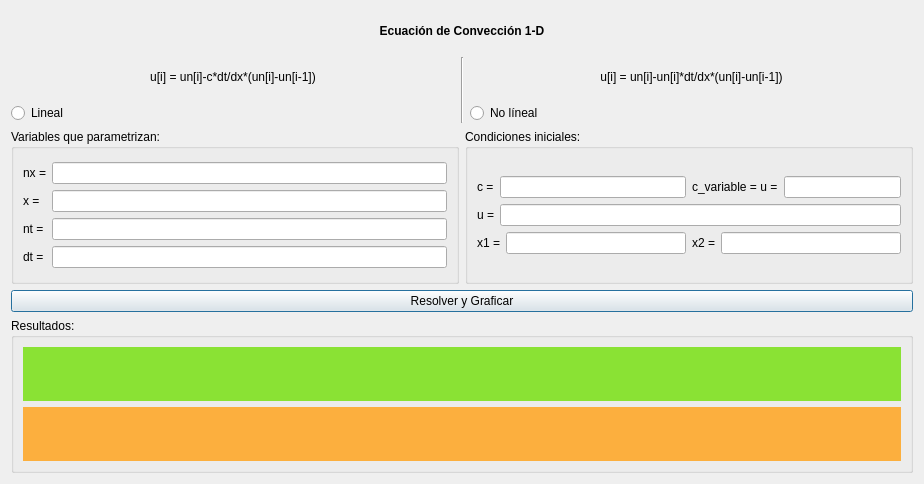
<?xml version="1.0" encoding="UTF-8"?>
<ui version="4.0">
 <class>Dialog</class>
 <widget class="QDialog" name="Dialog">
  <property name="geometry">
   <rect>
    <x>0</x>
    <y>0</y>
    <width>924</width>
    <height>484</height>
   </rect>
  </property>
  <property name="windowTitle">
   <string>Solver 1-D Convection Equation </string>
  </property>
  <layout class="QGridLayout" name="gridLayout_4">
   <item row="0" column="0">
    <layout class="QVBoxLayout" name="verticalLayout_7">
     <item>
      <widget class="QLabel" name="label">
       <property name="maximumSize">
        <size>
         <width>16777215</width>
         <height>40</height>
        </size>
       </property>
       <property name="font">
        <font>
         <weight>75</weight>
         <bold>true</bold>
        </font>
       </property>
       <property name="text">
        <string>Ecuación de Convección 1-D</string>
       </property>
       <property name="alignment">
        <set>Qt::AlignCenter</set>
       </property>
      </widget>
     </item>
     <item>
      <layout class="QHBoxLayout" name="horizontalLayout">
       <item>
        <layout class="QVBoxLayout" name="verticalLayout">
         <item>
          <widget class="QLabel" name="label_2">
           <property name="maximumSize">
            <size>
             <width>16777215</width>
             <height>40</height>
            </size>
           </property>
           <property name="text">
            <string>u[i] = un[i]-c*dt/dx*(un[i]-un[i-1])</string>
           </property>
           <property name="alignment">
            <set>Qt::AlignCenter</set>
           </property>
          </widget>
         </item>
         <item>
          <widget class="QRadioButton" name="radio01lineal">
           <property name="acceptDrops">
            <bool>false</bool>
           </property>
           <property name="layoutDirection">
            <enum>Qt::LeftToRight</enum>
           </property>
           <property name="text">
            <string>Lineal</string>
           </property>
          </widget>
         </item>
        </layout>
       </item>
       <item>
        <widget class="Line" name="line">
         <property name="orientation">
          <enum>Qt::Vertical</enum>
         </property>
        </widget>
       </item>
       <item>
        <layout class="QVBoxLayout" name="verticalLayout_2">
         <item>
          <widget class="QLabel" name="label_3">
           <property name="maximumSize">
            <size>
             <width>16777215</width>
             <height>40</height>
            </size>
           </property>
           <property name="text">
            <string>u[i] = un[i]-un[i]*dt/dx*(un[i]-un[i-1])</string>
           </property>
           <property name="alignment">
            <set>Qt::AlignCenter</set>
           </property>
          </widget>
         </item>
         <item>
          <widget class="QRadioButton" name="radio02nolineal">
           <property name="text">
            <string>No líneal</string>
           </property>
          </widget>
         </item>
        </layout>
       </item>
      </layout>
     </item>
     <item>
      <layout class="QHBoxLayout" name="horizontalLayout_10">
       <item>
        <widget class="QGroupBox" name="groupBox">
         <property name="title">
          <string>Variables que parametrizan:</string>
         </property>
         <layout class="QGridLayout" name="gridLayout">
          <item row="0" column="0">
           <layout class="QHBoxLayout" name="horizontalLayout_2">
            <item>
             <layout class="QVBoxLayout" name="verticalLayout_3">
              <item>
               <widget class="QLabel" name="label_4">
                <property name="text">
                 <string>nx =</string>
                </property>
               </widget>
              </item>
              <item>
               <widget class="QLabel" name="label_5">
                <property name="text">
                 <string>x =</string>
                </property>
               </widget>
              </item>
              <item>
               <widget class="QLabel" name="label_6">
                <property name="text">
                 <string>nt =</string>
                </property>
               </widget>
              </item>
              <item>
               <widget class="QLabel" name="label_7">
                <property name="text">
                 <string>dt =</string>
                </property>
               </widget>
              </item>
             </layout>
            </item>
            <item>
             <layout class="QVBoxLayout" name="verticalLayout_4">
              <item>
               <widget class="QLineEdit" name="line01nx"/>
              </item>
              <item>
               <widget class="QLineEdit" name="line02x"/>
              </item>
              <item>
               <widget class="QLineEdit" name="line03nt"/>
              </item>
              <item>
               <widget class="QLineEdit" name="line04dt"/>
              </item>
             </layout>
            </item>
           </layout>
          </item>
         </layout>
        </widget>
       </item>
       <item>
        <widget class="QGroupBox" name="groupBox_2">
         <property name="title">
          <string>Condiciones iniciales:</string>
         </property>
         <layout class="QGridLayout" name="gridLayout_2">
          <item row="0" column="0">
           <layout class="QVBoxLayout" name="verticalLayout_5">
            <item>
             <layout class="QHBoxLayout" name="horizontalLayout_8">
              <item>
               <layout class="QHBoxLayout" name="horizontalLayout_3">
                <item>
                 <widget class="QLabel" name="label_8">
                  <property name="text">
                   <string>c =</string>
                  </property>
                 </widget>
                </item>
                <item>
                 <widget class="QLineEdit" name="line05c"/>
                </item>
               </layout>
              </item>
              <item>
               <layout class="QHBoxLayout" name="horizontalLayout_4">
                <item>
                 <widget class="QLabel" name="label_9">
                  <property name="text">
                   <string>c_variable = u =</string>
                  </property>
                 </widget>
                </item>
                <item>
                 <widget class="QLineEdit" name="line06c_variable"/>
                </item>
               </layout>
              </item>
             </layout>
            </item>
            <item>
             <layout class="QHBoxLayout" name="horizontalLayout_9">
              <item>
               <widget class="QLabel" name="label_10">
                <property name="text">
                 <string>u =</string>
                </property>
               </widget>
              </item>
              <item>
               <widget class="QLineEdit" name="line07u"/>
              </item>
             </layout>
            </item>
            <item>
             <layout class="QHBoxLayout" name="horizontalLayout_7">
              <item>
               <layout class="QHBoxLayout" name="horizontalLayout_5">
                <item>
                 <widget class="QLabel" name="label_11">
                  <property name="text">
                   <string>x1 =</string>
                  </property>
                 </widget>
                </item>
                <item>
                 <widget class="QLineEdit" name="line08x1"/>
                </item>
               </layout>
              </item>
              <item>
               <layout class="QHBoxLayout" name="horizontalLayout_6">
                <item>
                 <widget class="QLabel" name="label_12">
                  <property name="text">
                   <string>x2 =</string>
                  </property>
                 </widget>
                </item>
                <item>
                 <widget class="QLineEdit" name="line09x2"/>
                </item>
               </layout>
              </item>
             </layout>
            </item>
           </layout>
          </item>
         </layout>
        </widget>
       </item>
      </layout>
     </item>
     <item>
      <widget class="QPushButton" name="pushSolver">
       <property name="text">
        <string>Resolver y Graficar</string>
       </property>
      </widget>
     </item>
     <item>
      <widget class="QGroupBox" name="groupBox_3">
       <property name="title">
        <string>Resultados:</string>
       </property>
       <layout class="QGridLayout" name="gridLayout_3">
        <item row="0" column="0">
         <layout class="QVBoxLayout" name="verticalLayout_6">
          <item>
           <widget class="QLabel" name="labelResponse01">
            <property name="styleSheet">
             <string notr="true">background-color: rgb(138, 226, 52);</string>
            </property>
            <property name="text">
             <string/>
            </property>
           </widget>
          </item>
          <item>
           <widget class="QLabel" name="labelResponse02">
            <property name="styleSheet">
             <string notr="true">background-color: rgb(252, 175, 62);</string>
            </property>
            <property name="text">
             <string/>
            </property>
           </widget>
          </item>
         </layout>
        </item>
       </layout>
      </widget>
     </item>
    </layout>
   </item>
  </layout>
 </widget>
 <resources/>
 <connections/>
</ui>
